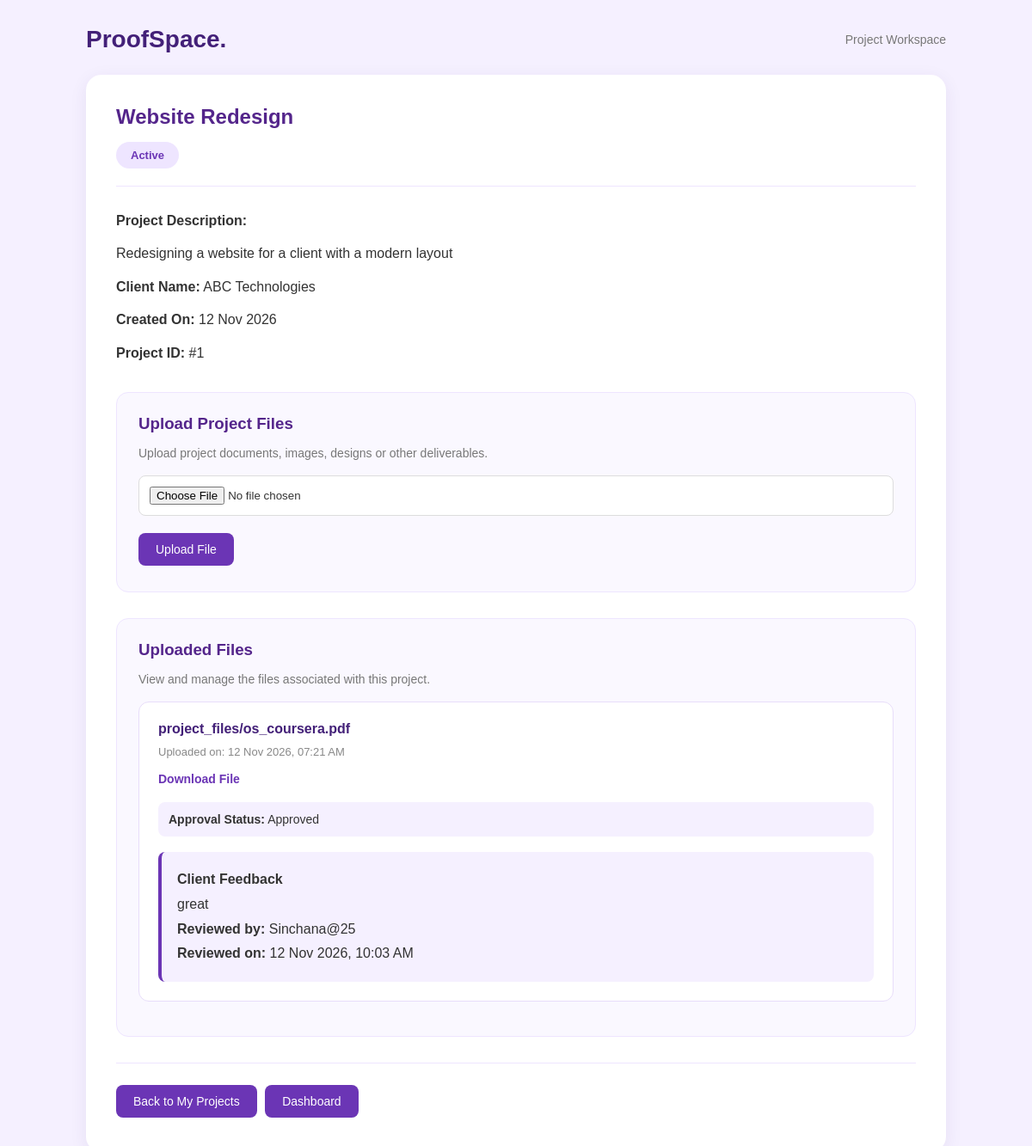
The page /project/1/ (signed in) on the database its author committed.
### proofing/models.py (models this page shows, shortened)
class Project(models.Model):
    STATUS_CHOICES = [
        ('Active', 'Active'),
        ('Completed', 'Completed'),
        ('On Hold', 'On Hold'),
    ]
    title = models.CharField(
        max_length=200
    )
    description = models.TextField()
    client_name = models.CharField(
        max_length=100
    )
    client_user = models.ForeignKey(
        User,
        on_delete=models.SET_NULL,
        null=True,
        blank=True,
        related_name='client_projects'
    )
    status = models.CharField(
        max_length=20,
        choices=STATUS_CHOICES,
        default='Active'
    )
    created_at = models.DateTimeField(
        auto_now_add=True
    )
    created_by = models.ForeignKey(
        User,
        on_delete=models.CASCADE
    )

class ProjectFile(models.Model):
    APPROVAL_CHOICES = [
        ('Pending', 'Pending'),
        ('Approved', 'Approved'),
        ('Changes Requested', 'Changes Requested'),
        ('Rejected', 'Rejected'),
    ]
    project = models.ForeignKey(
        Project,
        on_delete=models.CASCADE,
        related_name='files'
    )
    file = models.FileField(
        upload_to='project_files/'
    )
    uploaded_by = models.ForeignKey(
        User,
        on_delete=models.CASCADE
    )
    uploaded_at = models.DateTimeField(
        auto_now_add=True
    )
    approval_status = models.CharField(
        max_length=30,
        choices=APPROVAL_CHOICES,
        default='Pending'
    )
    client_feedback = models.TextField(
        blank=True
    )
    reviewed_by = models.ForeignKey(
        User,
        on_delete=models.SET_NULL,
        null=True,
        blank=True,
        related_name='reviewed_files'
    )
    reviewed_at = models.DateTimeField(
        null=True,
        blank=True
    )

### proofing/views.py (the view, shortened to what this page needs)
@login_required
def project_details(request, project_id):
    project = get_object_or_404(
        Project,
        id=project_id
    )
    profile, created = UserProfile.objects.get_or_create(
        user=request.user,
        defaults={'role': 'agency'}
    )
    if profile.role == 'agency':
        if project.created_by != request.user:
            return HttpResponseForbidden(
                "You cannot access this project."
            )
    else:
        if project.client_user != request.user:
            return HttpResponseForbidden(
                "You cannot access this project."
            )
    files = ProjectFile.objects.filter(
        project=project
    )
    return render(request, 'proofing/project_details.html', {
        'project': project,
        'files': files,
        'role': profile.role
    })

### proofing/templates/proofing/project_details.html (shortened to what this page needs)
<!DOCTYPE html>
<html lang="en">
<head>
</head>
<body>
    <div class="header">
        <div class="logo">ProofSpace.</div>
        <div class="header-text">Project Workspace</div>
    </div>
    <div class="details-container">
        <div class="project-heading">
            <h2>{{ project.title }}</h2>
            <span class="status">{{ project.status }}</span>
        </div>
        <div class="info">
            <p><strong>Project Description:</strong></p>
            <p>{{ project.description }}</p>
            <p>
                <strong>Client Name:</strong>
                {{ project.client_name }}
            </p>
            <p>
                <strong>Created On:</strong>
                {{ project.created_at|date:"d M Y" }}
            </p>
            <p>
                <strong>Project ID:</strong>
                #{{ project.id }}
            </p>
        </div>
        {% if role == 'agency' %}
        <div class="section">
            <h3>Upload Project Files</h3>
            <p class="section-description">
                Upload project documents, images, designs or other deliverables.
            </p>
            <form method="POST" enctype="multipart/form-data">
                <input
                    type="file"
                    name="file"
                    required
                >
                <button type="submit" class="button">
                    Upload File
                </button>
            </form>
        </div>
        {% endif %}
        <div class="section">
            <h3>Uploaded Files</h3>
            <p class="section-description">
                View and manage the files associated with this project.
            </p>
            {% for file in files %}
            <div class="file-item">
                <p class="file-name">
                    {{ file.file.name }}
                </p>
                <p class="file-date">
                    Uploaded on:
                    {{ file.uploaded_at|date:"d M Y, h:i A" }}
                </p>
                <a href="{{ file.file.url }}" download class="download-link">
                    Download File
                </a>
                <div class="approval-status">
                    <strong>Approval Status:</strong>
                    {{ file.approval_status }}
                </div>
                {% if role == 'agency' %}
                    {% if file.client_feedback %}
                    <div class="feedback">
                        <strong>Client Feedback</strong>
                        <p>{{ file.client_feedback }}</p>
                        <p>
                            <strong>Reviewed by:</strong>
                            {% if file.reviewed_by %}
                                {{ file.reviewed_by.username }}
                            {% else %}
                                Not available
                            {% endif %}
                        </p>
                        <p>
                            <strong>Reviewed on:</strong>
                            {{ file.reviewed_at|date:"d M Y, h:i A" }}
                        </p>
                    </div>
                    {% endif %}
                {% endif %}
            </div>
            {% empty %}
                <p class="empty-message">
                    No files uploaded yet.
                </p>
            {% endfor %}
        </div>
        <div class="navigation">
            <a href="{% url 'my_projects' %}" class="button">
                Back to My Projects
            </a>
            <a href="{% url 'dashboard' %}" class="button">
                Dashboard
            </a>
        </div>
    </div>
</body>
</html>

### proofing/templates/proofing/project_details.html (style rules this page uses)
* { margin: 0; padding: 0; box-sizing: border-box; }
body { font-family: Arial, sans-serif; background: #f5f0ff; color: #333; padding: 30px 15px; }
.header { max-width: 1000px; margin: 0 auto 25px; display: flex; justify-content: space-between; align-items: center; flex-wrap: wrap; gap: 15px; }
.logo { color: #432078; font-size: 28px; font-weight: bold; }
.header-text { color: #777; font-size: 14px; }
.details-container { background: white; max-width: 1000px; margin: auto; padding: 35px; border-radius: 18px; box-shadow: 0 5px 20px rgba(70, 40, 120, 0.08); }
.project-heading { border-bottom: 1px solid #eee5ff; padding-bottom: 20px; margin-bottom: 25px; }
h2 { color: #54258b; margin-bottom: 15px; }
h3 { color: #54258b; margin-bottom: 15px; }
.status { display: inline-block; background: #eee5ff; color: #6b35b5; padding: 8px 17px; border-radius: 20px; font-size: 13px; font-weight: bold; }
.info { line-height: 1.9; margin-bottom: 30px; }
.info p { margin: 8px 0; }
.section { margin-top: 30px; padding: 25px; background: #faf8ff; border: 1px solid #eee5ff; border-radius: 14px; }
.section-description { color: #777; font-size: 14px; margin-bottom: 18px; }
input[type="file"] { display: block; width: 100%; padding: 12px; background: white; border: 1px solid #ddd; border-radius: 8px; margin-bottom: 15px; }
.button { display: inline-block; background: #6b35b5; color: white; padding: 11px 20px; border-radius: 8px; text-decoration: none; border: none; cursor: pointer; font-size: 14px; margin: 5px 5px 5px 0; transition: 0.2s; }
.file-item { background: white; padding: 22px; margin: 15px 0; border-radius: 12px; border: 1px solid #e8ddfa; }
.file-name { color: #432078; font-weight: bold; overflow-wrap: anywhere; margin-bottom: 10px; }
.file-date { color: #888; font-size: 13px; margin-bottom: 15px; }
.download-link { color: #6b35b5; text-decoration: none; font-weight: bold; font-size: 14px; }
.approval-status { margin: 18px 0; padding: 12px; background: #f5f0ff; border-radius: 8px; font-size: 14px; }
.feedback { margin-top: 18px; padding: 18px; background: #f5f0ff; border-left: 4px solid #6b35b5; border-radius: 8px; line-height: 1.8; }
.navigation { margin-top: 30px; padding-top: 20px; border-top: 1px solid #eee5ff; }

### rows shown on the page
Project: title "Website Redesign", status "Active", description "Redesigning a website for a client with a modern layout", client_name "ABC Technologies", created_at "12 Nov 2026", id "1"
ProjectFile: file.name "project_files/os_coursera.pdf", uploaded_at "12 Nov 2026, 07:21 AM", approval_status "Approved", client_feedback "great", reviewed_by.username "Sinchana@25", reviewed_at "12 Nov 2026, 10:03 AM"
